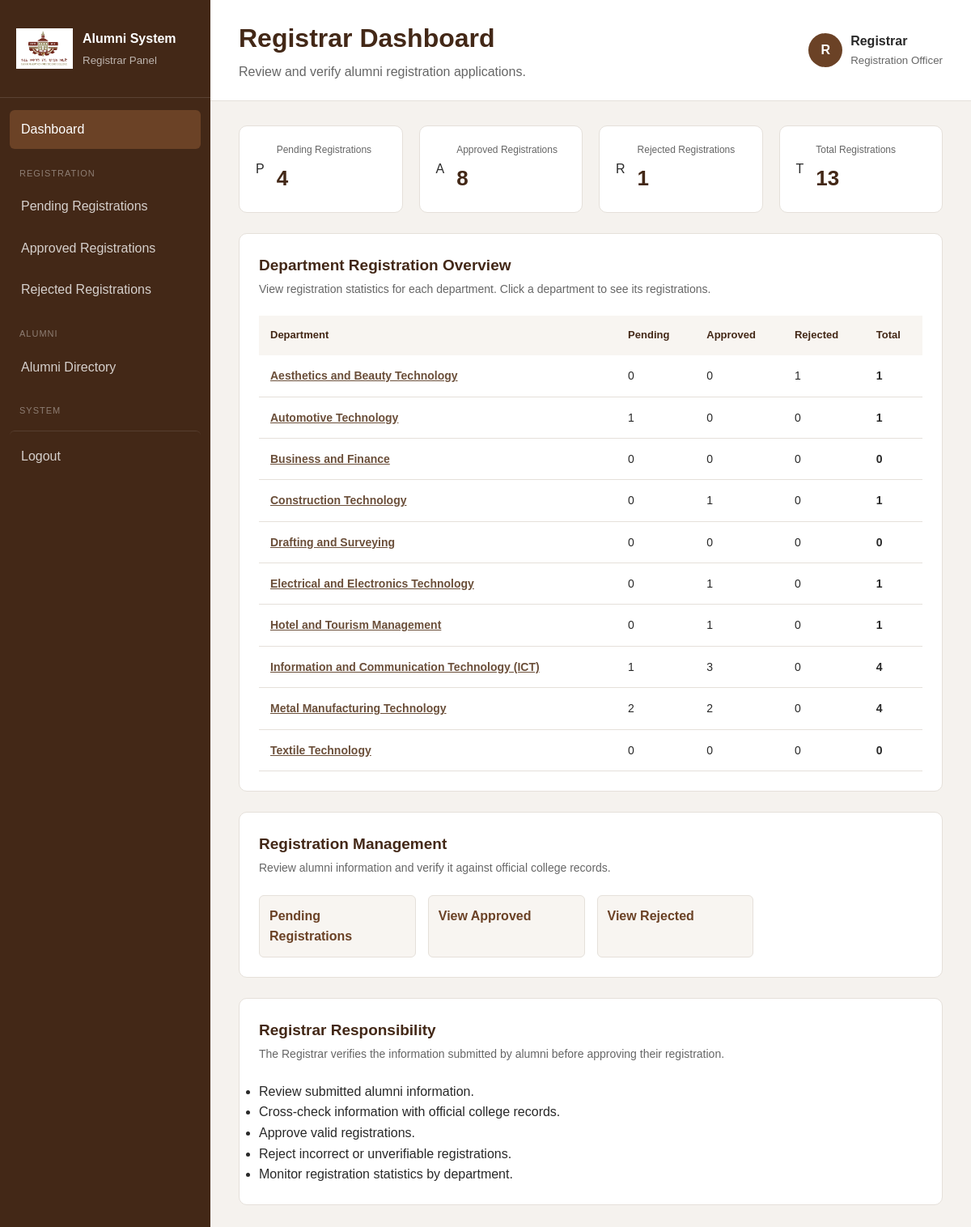
/admin/registrar/dashboard.php (signed in), run on the app's committed database.
### tables this page shows
CREATE TABLE `departments` (
  `department_id` int(10) UNSIGNED NOT NULL,
  `department_name` varchar(150) NOT NULL,
  `description` text DEFAULT NULL,
  `status` enum('active','inactive') NOT NULL DEFAULT 'active',
  `created_at` timestamp NOT NULL DEFAULT current_timestamp()
);

### includes/functions.php (called while the page is built, shortened)
<?php
function e($value)
{
    return htmlspecialchars(
        (string) $value,
        ENT_QUOTES,
        "UTF-8"
    );
}

### admin/registrar/dashboard.php (the view, shortened to what this page needs)
 <?php
require_once "../../includes/functions.php";
require_once "../../includes/auth-check.php";
$countResult = $conn->query("
    SELECT
        SUM(status = 'pending') AS pending_count,
        SUM(status = 'approved') AS approved_count,
        SUM(status = 'rejected') AS rejected_count,
        COUNT(*) AS total_count
    FROM alumni_registrations
");
$counts = $countResult->fetch_assoc();
$pendingCount = (int) ($counts["pending_count"] ?? 0);
$approvedCount = (int) ($counts["approved_count"] ?? 0);
$rejectedCount = (int) ($counts["rejected_count"] ?? 0);
$totalCount = (int) ($counts["total_count"] ?? 0);
$departmentStats = [];
$departmentSql = "
    SELECT
        d.department_id,
        d.department_name,
        COALESCE(
            SUM(r.status = 'pending'),
            0
        ) AS pending_count,
        COALESCE(
            SUM(r.status = 'approved'),
            0
        ) AS approved_count,
        COALESCE(
            SUM(r.status = 'rejected'),
            0
        ) AS rejected_count,
        COUNT(r.registration_id) AS total_count
    FROM departments d
    LEFT JOIN alumni_registrations r
        ON d.department_id = r.department_id
    WHERE d.status = 'active'
    GROUP BY
        d.department_id,
        d.department_name
    ORDER BY
        d.department_name ASC
";
$departmentResult = $conn->query($departmentSql);
while ($row = $departmentResult->fetch_assoc()) {
    $departmentStats[] = $row;
}
?>
<!DOCTYPE html>
<html lang="en">
<head>
    <link
        rel="stylesheet"
        href="../../assets/css/style.css"
    >
</head>
<body class="admin-body">
<div class="admin-layout">
   <?php
 include "includes/sidebar.php";
?>
    <main class="admin-main">
        <header class="admin-topbar">
            <div>
                <h1>
                    Registrar Dashboard
                </h1>
                <p>
                    Review and verify alumni registration applications.
                </p>
            </div>
            <div class="admin-user">
                <div class="admin-avatar">
                    R
                </div>
                <div>
                    <strong>
                        Registrar
                    </strong>
                    <small>
                        Registration Officer
                    </small>
                </div>
            </div>
        </header>
        <section class="dashboard-content">
            <div class="stats-grid">
                <div class="stat-card">
                    <div class="stat-card-icon">
                        P
                    </div>
                    <div>
                        <span>
                            Pending Registrations
                        </span>
                        <strong>
                            <?= $pendingCount ?>
                        </strong>
                    </div>
                </div>
                <div class="stat-card">
                    <div class="stat-card-icon">
                        A
                    </div>
                    <div>
                        <span>
                            Approved Registrations
                        </span>
                        <strong>
                            <?= $approvedCount ?>
                        </strong>
                    </div>
                </div>
                <div class="stat-card">
                    <div class="stat-card-icon">
                        R
                    </div>
                    <div>
                        <span>
                            Rejected Registrations
                        </span>
                        <strong>
                            <?= $rejectedCount ?>
                        </strong>
                    </div>
                </div>
                <div class="stat-card">
                    <div class="stat-card-icon">
                        T
                    </div>
                    <div>
                        <span>
                            Total Registrations
                        </span>
                        <strong>
                            <?= $totalCount ?>
                        </strong>
                    </div>
                </div>
            </div>
            <div class="dashboard-panel">
                <div class="panel-header">
                    <div>
 <h2>
                            Department Registration Overview
                        </h2>
                        <p>
                            View registration statistics for each department.
                            Click a department to see its registrations.
                        </p>
                    </div>
                </div>
                <?php if (empty($departmentStats)) { ?>
                    <div class="form-alert">
                        No active departments found.
                    </div>
                <?php } else { ?>
                    <div style="overflow-x: auto;">
                        <table class="data-table">
                            <thead>
                                <tr>
                                    <th>
                                        Department
                                    </th>
                                    <th>
                                        Pending
                                    </th>
                                    <th>
                                        Approved
                                    </th>
                                    <th>
                                        Rejected
                                    </th>
                                    <th>
                                        Total
                                    </th>
                                </tr>
                            </thead>
                            <tbody>
                                <?php
                                foreach ($departmentStats as $department) {
                                ?>
                                    <tr>
                                        <td>
                                            <a
                                                href="department.php?id=<?= (int) $department["department_id"] ?>"
                                                style="
                                                    color: #6b4f3a;
                                                    font-weight: 600;
                                                    text-decoration: underline;
                                                "
                                            >
                                                <?= e(
                                                    $department["department_name"]
                                                ) ?>
                                            </a>
                                        </td>
                                        <td>
                                            <?= (int) $department["pending_count"] ?>
                                        </td>
                                        <td>
                                            <?= (int) $department["approved_count"] ?>
                                        </td>
                                        <td>
                                            <?= (int) $department["rejected_count"] ?>
                                        </td>
                                        <td>
                                            <strong>
                                                <?= (int) $department["total_count"] ?>
                                            </strong>
                                        </td>
                                    </tr>
                                <?php
                                }
                                ?>
                            </tbody>
                        </table>
                    </div>
                <?php } ?>
            </div>
            <div class="dashboard-panel">
                <div class="panel-header">
                    <div>
                        <h2>
                            Registration Management
                        </h2>
                        <p>
                            Review alumni information and verify it
                            against official college records.
                        </p>
                    </div>
                </div>
                <div class="quick-actions">
                    <a
                        href="pending.php"
                        class="secondary-button"
                    >
                        Pending Registrations
                    </a>
                    <a
                        href="approved.php"
                        class="secondary-button"
                    >
                        View Approved
                    </a>
                    <a
                        href="rejected.php"
                        class="secondary-button"
                    >
                        View Rejected
                    </a>
                </div>
            </div>
            <div class="dashboard-panel">
                <div class="panel-header">
                    <div>
                        <h2>
                            Registrar Responsibility
                        </h2>
                        <p>
                            The Registrar verifies the information
                            submitted by alumni before approving their
                            registration.
                        </p>
                    </div>
                </div>
                <ul>
                    <li>
                        Review submitted alumni information.
                    </li>
                    <li>
                        Cross-check information with official
                        college records.
                    </li>
                    <li>
                        Approve valid registrations.
                    </li>
                    <li>
                        Reject incorrect or unverifiable registrations.
                    </li>
                    <li>
                        Monitor registration statistics by department.
                    </li>
                </ul>
            </div>
        </section>
    </main>
</div>
</body>
</html>

### assets/css/style.css (style rules this page uses)
:root { --primary-brown: #6b4226; --dark-brown: #432817; --light-brown: #a67c52; --cream: #f8f5f1; --white: #ffffff; --text-dark: #292929; --text-light: #666666; --border: #e5e0da; }
* { margin: 0; padding: 0; box-sizing: border-box; }
body { font-family: Arial, sans-serif; background: var(--cream); color: var(--text-dark); line-height: 1.6; }
a { text-decoration: none; color: inherit; }
.admin-body { background: #f5f2ee; }
.admin-layout { min-height: 100vh; display: flex; }
.admin-main { margin-left: 260px; width: calc(100% - 260px); }
.admin-topbar { background: var(--white); padding: 22px 35px; border-bottom: 1px solid var(--border); display: flex; justify-content: space-between; align-items: center; }
.admin-topbar h1 { color: var(--dark-brown); margin-bottom: 3px; }
.admin-topbar p { color: var(--text-light); }
.admin-user { display: flex; align-items: center; gap: 10px; }
.admin-user small { display: block; color: var(--text-light); }
.admin-avatar { width: 42px; height: 42px; background: var(--primary-brown); color: var(--white); border-radius: 50%; display: flex; align-items: center; justify-content: center; font-weight: bold; }
.dashboard-content { padding: 30px 35px; }
.stats-grid { display: grid; grid-template-columns: repeat(4, 1fr); gap: 20px; margin-bottom: 25px; }
.stat-card { background: var(--white); padding: 22px; border-radius: 10px; display: flex; align-items: center; gap: 15px; border: 1px solid var(--border); }
.stat-card span { display: block; color: var(--text-light); font-size: 14px; }
.stat-card strong { display: block; font-size: 26px; color: var(--dark-brown); }
.dashboard-panel { background: var(--white); border: 1px solid var(--border); border-radius: 10px; padding: 24px; margin-bottom: 25px; }
.panel-header { display: flex; justify-content: space-between; align-items: center; margin-bottom: 22px; }
.panel-header h2 { color: var(--dark-brown); font-size: 19px; }
.panel-header p { color: var(--text-light); font-size: 14px; margin-top: 3px; }
.quick-actions { display: grid; gap: 10px; }
.quick-actions a { padding: 12px; border: 1px solid var(--border); border-radius: 6px; color: var(--primary-brown); font-weight: 600; }
.primary-button, .secondary-button { display: inline-block; padding: 11px 18px; border-radius: 6px; font-weight: 600; cursor: pointer; border: none; }
.secondary-button { background: var(--cream); color: var(--dark-brown); border: 1px solid var(--border); }
.data-table { width: 100%; border-collapse: collapse; }
.data-table th { text-align: left; padding: 14px; background: var(--cream); color: var(--dark-brown); font-size: 13px; white-space: nowrap; }
.data-table td { padding: 14px; border-bottom: 1px solid var(--border); font-size: 14px; }
.stat-card { background: var(--white); border: 1px solid var(--border); border-radius: 10px; padding: 20px; display: flex; align-items: center; gap: 15px; }
.stat-card span { display: block; font-size: 12px; color: var(--text-light); margin-bottom: 5px; }
.stat-card strong { display: block; color: var(--dark-brown); }
.quick-actions { display: grid; grid-template-columns: repeat(4, 1fr); gap: 15px; }

### data on the page
departments: department_name "Aesthetics and Beauty Technology", pending_count "0", approved_count "0", rejected_count "1", total_count "1"
departments: department_name "Automotive Technology", pending_count "1", approved_count "0", rejected_count "0", total_count "1"
departments: department_name "Business and Finance", pending_count "0", approved_count "0", rejected_count "0", total_count "0"
departments: department_name "Construction Technology", pending_count "0", approved_count "1", rejected_count "0", total_count "1"
departments: department_name "Drafting and Surveying", pending_count "0", approved_count "0", rejected_count "0", total_count "0"
departments: department_name "Electrical and Electronics Technology", pending_count "0", approved_count "1", rejected_count "0", total_count "1"
departments: department_name "Hotel and Tourism Management", pending_count "0", approved_count "1", rejected_count "0", total_count "1"
departments: department_name "Information and Communication Technology (ICT)", pending_count "1", approved_count "3", rejected_count "0", total_count "4"
departments: department_name "Metal Manufacturing Technology", pending_count "2", approved_count "2", rejected_count "0", total_count "4"
departments: department_name "Textile Technology", pending_count "0", approved_count "0", rejected_count "0", total_count "0"

### other printed values
$pendingCount "4"
$approvedCount "8"
$rejectedCount "1"
$totalCount "13"
